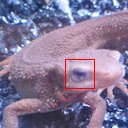

Here is the Python script that generated this plot:
import cv2
import numpy as np
import lib5160
import matplotlib.pyplot as plt
import sys,os
sys.path.append(os.getcwd())
from q01_10 import lib0110
from q41_50 import lib4150

if __name__ == '__main__':
    img = cv2.imread("Gasyori100knock/Question_51_60/imori.jpg")
    part = cv2.imread("Gasyori100knock/Question_51_60/imori_part.jpg")
    
    out = lib5160.Matching_NCC(img, part)

    cv2.imshow("imori", out)
    cv2.waitKey(0)
    cv2.imwrite("q51_60/056.jpg", out)
    cv2.destroyAllWindows()
